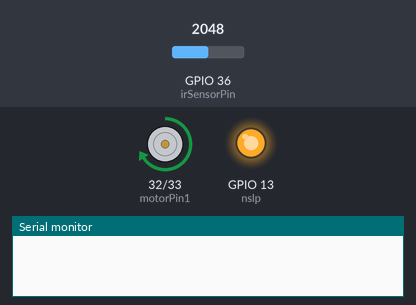
Simulated run of this sketch. Board: ESP32. Parts: motor-driver pin pairs drawn as motors (green arrow = first pin HIGH = forward, orange = second pin HIGH = backward, longer = more drive), output pins drawn as LEDs (lit = HIGH), the last lines printed to the serial monitor. The inputs (shaded band) are chosen by the test bench; at power-on: GPIO 36 (irSensorPin) = 2048.

Above: at 1.2 s.
1.3 s: GPIO 36 (irSensorPin) set to 1049
3.0 s: GPIO 36 (irSensorPin) set to 968
At 4.6 s:
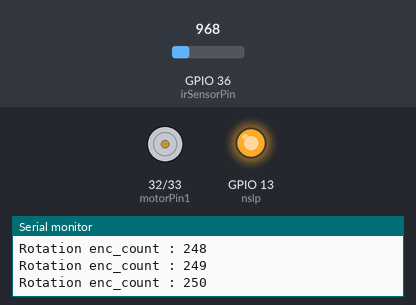
Timing chart, 0 to 6.1 s (numbered marks = the images above; inputs shaded):
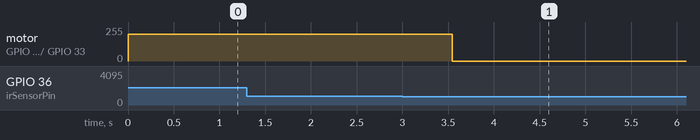

The sketch:

6_Encoder_DC_Motor_Test_Code.ino
```cpp
////////////--DC Motor Test Code--//////////////
const int motorPin1 = 32;
const int motorPin2 = 33;
const int nslp = 13;
const int frequency = 5000;
int speed = 200;
////////////--IR Encoder Code--//////////////
const int irSensorPin = 36;
int irSensorState = 0;
bool flag = 1;
int enc_count = 0;
////////////////////////////////////////

int enc_val = 250;

////////////////////////////////////////


// DC Motor
void motor_forward(int speed) // Speed Value (0 - 255)
{
  ledcWrite(5, speed);
  ledcWrite(6, 0);
 // Serial.println("motor_forward");
}

void motor_backward(int speed) // Speed Value (0 - 255)
{
  ledcWrite(5, 0);
  ledcWrite(6, speed);
 // Serial.println("motor_backward");
}

void motor_stop() {
  ledcWrite(5, 0);
  ledcWrite(6, 0);
  //Serial.println("motor_stop");
}


void setup() {
  Serial.begin(115200);
  //######### DC Motor Setup ###########//
  ledcSetup(5, frequency, 8);
  ledcSetup(6, frequency, 8);
  ledcAttachPin(motorPin1, 5);
  ledcAttachPin(motorPin2, 6);
  pinMode(nslp, OUTPUT);
  digitalWrite(nslp, HIGH);

  //######### IR Setup ###########//
  pinMode(irSensorPin, INPUT);

}

void loop() {


  if(flag == 1)
  {
    motor_forward(200);

    irSensorState = analogRead(irSensorPin);

    if (irSensorState < 1000)
    {
      enc_count++;
      Serial.println("Rotation enc_count : " + String(enc_count));
    }

  }


  // Check if enc_counts have reached the threshold
  if (enc_count == enc_val)//((175 <= enc_count) && (enc_count <= 200))
  {
    flag= 0;
    motor_stop();
    enc_count = 0;
  }

}
```

Measured:
- the behaviour switches between 1000 and 999 on GPIO 36 (irSensorPin) (found by bisection; images 0 and 1)
- after the input at 1.3 s, every drawn part: stays the same
- after the input at 3.0 s, motor on GPIO 32 (motorPin1) / GPIO 33 (motorPin2): forward 199/255 → stopped after 0.54 s
